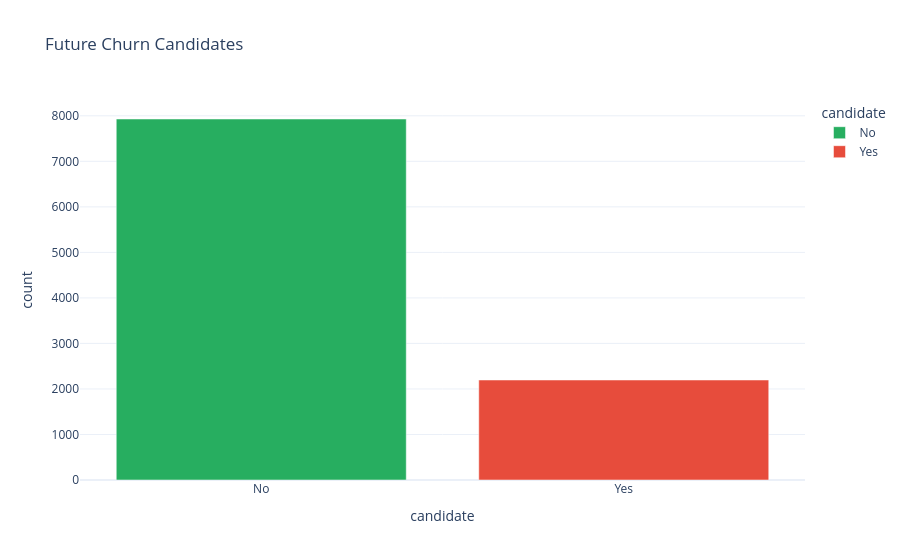

The cell this chart's notebook holds for it:
### Code cell
fc = profile['future_churn_candidate'].value_counts().reset_index(); fc.columns=['candidate','count']
fc['candidate'] = fc['candidate'].map({True:'Yes',False:'No'})
fig = px.bar(fc, x='candidate', y='count', color='candidate',
             color_discrete_map={'Yes':RISK,'No':SAFE},
             template=TEMPLATE, title='Future Churn Candidates')
fig.show()

### Figure 1 — Plotly figure (JSON) as saved in the notebook; plotly's stock layout.template omitted (floating-point values rounded to 4 significant figures)
{"data": [{"hovertemplate": "candidate=%{x}<br>count=%{y}<extra></extra>", "legendgroup": "No", "marker": {"color": "#27AE60", "pattern": {"shape": ""}}, "name": "No", "orientation": "v", "showlegend": true, "textposition": "auto", "type": "bar", "x": ["No"], "xaxis": "x", "y": [7930], "yaxis": "y"}, {"hovertemplate": "candidate=%{x}<br>count=%{y}<extra></extra>", "legendgroup": "Yes", "marker": {"color": "#E74C3C", "pattern": {"shape": ""}}, "name": "Yes", "orientation": "v", "showlegend": true, "textposition": "auto", "type": "bar", "x": ["Yes"], "xaxis": "x", "y": [2197], "yaxis": "y"}], "layout": {"barmode": "relative", "legend": {"title": {"text": "candidate"}, "tracegroupgap": 0}, "title": {"text": "Future Churn Candidates"}, "xaxis": {"anchor": "y", "categoryarray": ["No", "Yes"], "categoryorder": "array", "domain": [0.0, 1.0], "title": {"text": "candidate"}}, "yaxis": {"anchor": "x", "domain": [0.0, 1.0], "title": {"text": "count"}}}}
